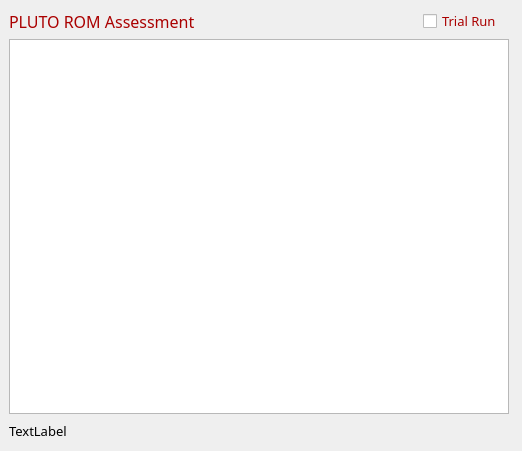
<?xml version="1.0" encoding="UTF-8"?>
<ui version="4.0">
 <class>PosHoldAssessWindow</class>
 <widget class="QMainWindow" name="PosHoldAssessWindow">
  <property name="geometry">
   <rect>
    <x>0</x>
    <y>0</y>
    <width>522</width>
    <height>451</height>
   </rect>
  </property>
  <property name="minimumSize">
   <size>
    <width>522</width>
    <height>451</height>
   </size>
  </property>
  <property name="maximumSize">
   <size>
    <width>522</width>
    <height>451</height>
   </size>
  </property>
  <property name="font">
   <font>
    <family>Cascadia Mono Light</family>
   </font>
  </property>
  <property name="windowTitle">
   <string>Position Hold Assessment</string>
  </property>
  <widget class="QWidget" name="centralwidget">
   <layout class="QVBoxLayout" name="verticalLayout">
    <item>
     <layout class="QHBoxLayout" name="horizontalLayout">
      <property name="bottomMargin">
       <number>0</number>
      </property>
      <item>
       <widget class="QLabel" name="lblTitle">
        <property name="font">
         <font>
          <family>Cascadia Mono Light</family>
          <pointsize>12</pointsize>
         </font>
        </property>
        <property name="styleSheet">
         <string notr="true">color: rgb(170, 0, 0);</string>
        </property>
        <property name="text">
         <string>PLUTO ROM Assessment</string>
        </property>
       </widget>
      </item>
      <item>
       <widget class="QCheckBox" name="cbTrialRun">
        <property name="maximumSize">
         <size>
          <width>90</width>
          <height>16777215</height>
         </size>
        </property>
        <property name="font">
         <font>
          <family>Cascadia Mono Light</family>
          <pointsize>10</pointsize>
         </font>
        </property>
        <property name="styleSheet">
         <string notr="true">color: rgb(170, 0, 0);</string>
        </property>
        <property name="text">
         <string>Trial Run</string>
        </property>
       </widget>
      </item>
     </layout>
    </item>
    <item>
     <widget class="QGraphicsView" name="hocGraph">
      <property name="maximumSize">
       <size>
        <width>500</width>
        <height>375</height>
       </size>
      </property>
     </widget>
    </item>
    <item>
     <widget class="QLabel" name="lblStatus">
      <property name="font">
       <font>
        <family>Cascadia Mono Light</family>
        <pointsize>10</pointsize>
       </font>
      </property>
      <property name="text">
       <string>TextLabel</string>
      </property>
     </widget>
    </item>
   </layout>
  </widget>
 </widget>
 <resources/>
 <connections/>
</ui>
